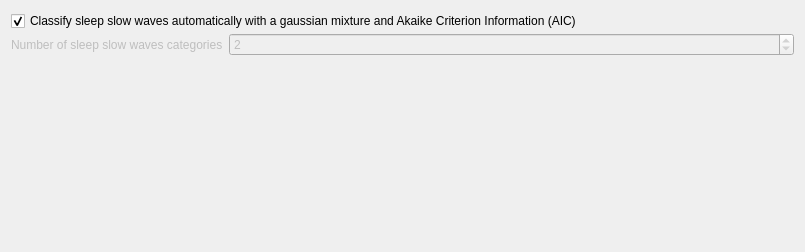
<?xml version="1.0" encoding="UTF-8"?>
<ui version="4.0">
 <class>SlowWaveClassifierSettingsView</class>
 <widget class="QWidget" name="SlowWaveClassifierSettingsView">
  <property name="geometry">
   <rect>
    <x>0</x>
    <y>0</y>
    <width>805</width>
    <height>252</height>
   </rect>
  </property>
  <property name="windowTitle">
   <string>Form</string>
  </property>
  <property name="styleSheet">
   <string notr="true">font: 12pt &quot;Roboto&quot;;</string>
  </property>
  <layout class="QVBoxLayout" name="verticalLayout">
   <item>
    <layout class="QFormLayout" name="formLayout">
     <property name="verticalSpacing">
      <number>2</number>
     </property>
     <item row="1" column="0">
      <widget class="QLabel" name="categories_label">
       <property name="enabled">
        <bool>false</bool>
       </property>
       <property name="text">
        <string>Number of sleep slow waves categories</string>
       </property>
      </widget>
     </item>
     <item row="1" column="1">
      <widget class="QSpinBox" name="num_categories_spinBox">
       <property name="enabled">
        <bool>false</bool>
       </property>
       <property name="minimum">
        <number>1</number>
       </property>
       <property name="maximum">
        <number>4</number>
       </property>
       <property name="value">
        <number>2</number>
       </property>
      </widget>
     </item>
     <item row="0" column="0" colspan="2">
      <widget class="QCheckBox" name="automatic_classification_checkBox">
       <property name="text">
        <string>Classify sleep slow waves automatically with a gaussian mixture and Akaike Criterion Information (AIC)</string>
       </property>
       <property name="checked">
        <bool>true</bool>
       </property>
      </widget>
     </item>
    </layout>
   </item>
   <item>
    <spacer name="verticalSpacer">
     <property name="orientation">
      <enum>Qt::Vertical</enum>
     </property>
     <property name="sizeHint" stdset="0">
      <size>
       <width>20</width>
       <height>40</height>
      </size>
     </property>
    </spacer>
   </item>
  </layout>
 </widget>
 <resources>
  <include location="../../../../snooz-toolbox/src/main/python/ui/themes/themes.qrc"/>
 </resources>
 <connections>
  <connection>
   <sender>automatic_classification_checkBox</sender>
   <signal>clicked()</signal>
   <receiver>SlowWaveClassifierSettingsView</receiver>
   <slot>on_input_format_changed()</slot>
   <hints>
    <hint type="sourcelabel">
     <x>402</x>
     <y>19</y>
    </hint>
    <hint type="destinationlabel">
     <x>402</x>
     <y>125</y>
    </hint>
   </hints>
  </connection>
 </connections>
 <slots>
  <slot>on_input_format_changed()</slot>
 </slots>
</ui>
